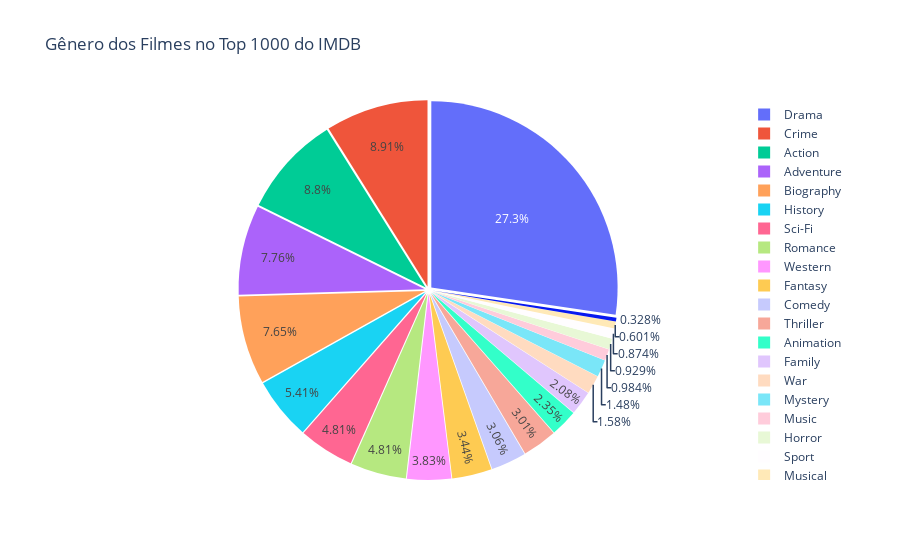

Notebook cell for this chart:
### Code cell
df_aux = df.copy()

df_aux['Genre'] = df_aux['Genre'].str.split(', ')
df_aux = df_aux.explode('Genre')

# Classificação Indicativa dos Filmes no Top 1000
fig = px.pie(values=df_aux["Genre"].value_counts(), 
             names=df_aux["Genre"].unique(), 
             title='Gênero dos Filmes no Top 1000 do IMDB').update_traces(pull=0.02)
fig.show()

### Figure 1 — Plotly figure (JSON) as saved in the notebook; plotly's stock layout.template omitted (floating-point values rounded to 4 significant figures)
{"data": [{"domain": {"x": [0, 1], "y": [0, 1]}, "hovertemplate": "label=%{label}<br>value=%{value}<extra></extra>", "labels": ["Drama", "Crime", "Action", "Adventure", "Biography", "History", "Sci-Fi", "Romance", "Western", "Fantasy", "Comedy", "Thriller", "Animation", "Family", "War", "Mystery", "Music", "Horror", "Sport", "Musical", "Film-Noir"], "legendgroup": "", "name": "", "pull": 0.02, "showlegend": true, "type": "pie", "values": [500, 163, 161, 142, 140, 99, 88, 88, 70, 63, 56, 55, 43, 38, 29, 27, 18, 17, 16, 11, 6]}], "layout": {"legend": {"tracegroupgap": 0}, "title": {"text": "Gênero dos Filmes no Top 1000 do IMDB"}}}
